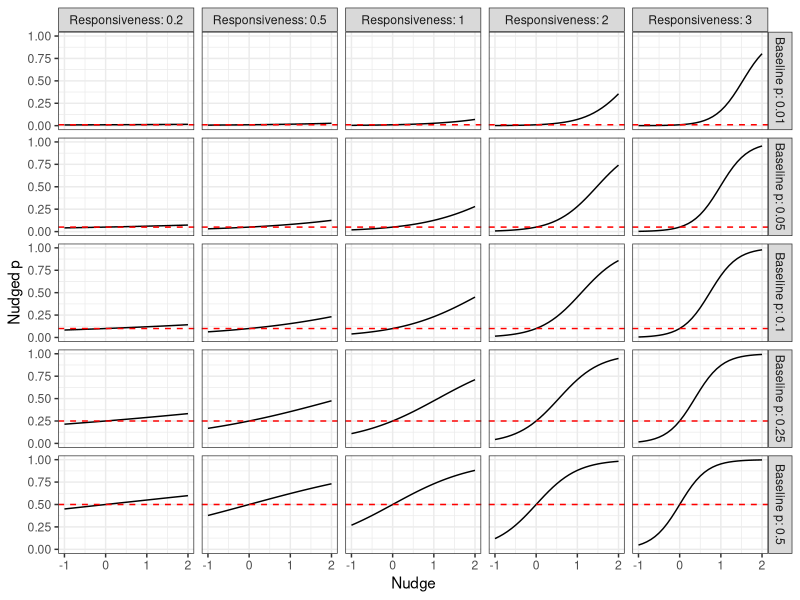

Write R code to recreate this figure.
## ---- chunk 1
knitr::opts_chunk$set(echo = TRUE)
## ---- chunk 2
library(pracma)
library(ggplot2)
library(tidyr)
library(dplyr)
## ---- chunk 3
nudge_threshold <- Vectorize(
  function(t, a, nudge) {
    c <- logit(t, a = a)
    sigmoid(c + nudge, a = a)
  }
)
## ---- chunk 4
df <- expand_grid(
  `Baseline p` = c(0.01, 0.05, 0.1, 0.25, 0.5),
  Responsiveness = c(0.2, 0.5, 1, 2, 3),
  Nudge = -10:20 / 10
) %>%
  as_tibble() %>%
  mutate(`Nudged p` = nudge_threshold(`Baseline p`, Responsiveness, Nudge))
## ---- chunk 5
ggplot(df) +
  geom_line(aes(x = Nudge, y = `Nudged p`, group = `Baseline p`)) + 
  geom_hline(aes(yintercept = `Baseline p`), colour = "red", lty = "dashed") +
  facet_grid(`Baseline p` ~ Responsiveness, labeller = label_both) + 
  theme_bw()
